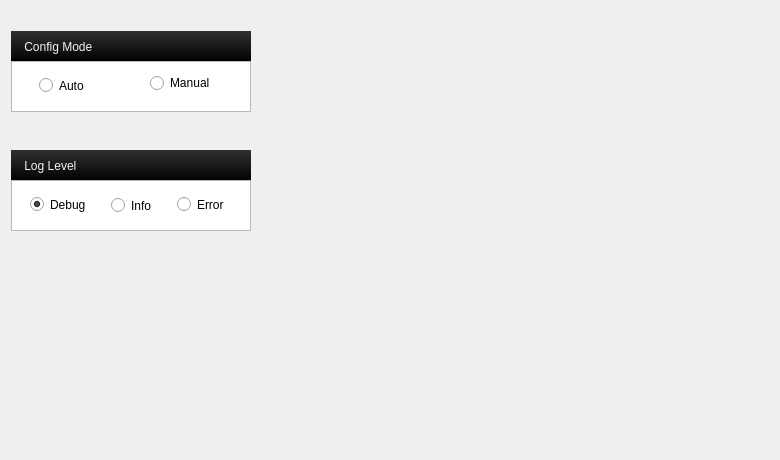
    <widget class="QWidget" name="configure">
     <attribute name="title">
      <string>    Settings   </string>
     </attribute>
     <widget class="QLabel" name="conf_bg">
      <property name="geometry">
       <rect>
        <x>0</x>
        <y>30</y>
        <width>771</width>
        <height>421</height>
       </rect>
      </property>
      <property name="styleSheet">
       <string notr="true"/>
      </property>
      <property name="text">
       <string/>
      </property>
     </widget>
     <widget class="QLabel" name="label_34">
      <property name="geometry">
       <rect>
        <x>11</x>
        <y>31</y>
        <width>240</width>
        <height>31</height>
       </rect>
      </property>
      <property name="styleSheet">
       <string notr="true">background-color: qlineargradient(spread:pad, x1:0, y1:0.029, x2:0, y2:1, stop:0 rgba(48, 48, 48, 255), stop:1 rgba(0, 0, 0, 255));
font: 75 10pt &quot;Trebuchet MS&quot;;
color:#f4f4f4;</string>
      </property>
      <property name="text">
       <string>    Config Mode</string>
      </property>
     </widget>
     <widget class="QListView" name="listView_2">
      <property name="geometry">
       <rect>
        <x>11</x>
        <y>61</y>
        <width>240</width>
        <height>51</height>
       </rect>
      </property>
     </widget>
     <widget class="QRadioButton" name="radioAuto">
      <property name="geometry">
       <rect>
        <x>39</x>
        <y>77</y>
        <width>82</width>
        <height>17</height>
       </rect>
      </property>
      <property name="styleSheet">
       <string notr="true">font: 8pt &quot;MS Shell Dlg 2&quot;;
</string>
      </property>
      <property name="text">
       <string>Auto</string>
      </property>
      <property name="checked">
       <bool>false</bool>
      </property>
     </widget>
     <widget class="QRadioButton" name="radioManual">
      <property name="geometry">
       <rect>
        <x>150</x>
        <y>73</y>
        <width>70</width>
        <height>20</height>
       </rect>
      </property>
      <property name="styleSheet">
       <string notr="true">font: 8pt &quot;MS Shell Dlg 2&quot;;</string>
      </property>
      <property name="text">
       <string>Manual</string>
      </property>
      <property name="checkable">
       <bool>false</bool>
      </property>
     </widget>
     <widget class="QLabel" name="label_35">
      <property name="geometry">
       <rect>
        <x>11</x>
        <y>150</y>
        <width>240</width>
        <height>31</height>
       </rect>
      </property>
      <property name="styleSheet">
       <string notr="true">background-color: qlineargradient(spread:pad, x1:0, y1:0.029, x2:0, y2:1, stop:0 rgba(48, 48, 48, 255), stop:1 rgba(0, 0, 0, 255));
font: 75 10pt &quot;Trebuchet MS&quot;;
color:#f4f4f4;</string>
      </property>
      <property name="text">
       <string>    Log Level</string>
      </property>
     </widget>
     <widget class="QListView" name="listView_3">
      <property name="geometry">
       <rect>
        <x>11</x>
        <y>180</y>
        <width>240</width>
        <height>51</height>
       </rect>
      </property>
     </widget>
     <widget class="QRadioButton" name="radioDebug">
      <property name="geometry">
       <rect>
        <x>30</x>
        <y>196</y>
        <width>82</width>
        <height>17</height>
       </rect>
      </property>
      <property name="styleSheet">
       <string notr="true">font: 8pt &quot;MS Shell Dlg 2&quot;;</string>
      </property>
      <property name="text">
       <string>Debug</string>
      </property>
      <property name="checked">
       <bool>true</bool>
      </property>
     </widget>
     <widget class="QRadioButton" name="radioInfo">
      <property name="geometry">
       <rect>
        <x>111</x>
        <y>197</y>
        <width>60</width>
        <height>17</height>
       </rect>
      </property>
      <property name="styleSheet">
       <string notr="true">font: 8pt &quot;MS Shell Dlg 2&quot;;</string>
      </property>
      <property name="text">
       <string>Info</string>
      </property>
     </widget>
     <widget class="QRadioButton" name="radioError">
      <property name="geometry">
       <rect>
        <x>177</x>
        <y>196</y>
        <width>60</width>
        <height>17</height>
       </rect>
      </property>
      <property name="styleSheet">
       <string notr="true">font: 8pt &quot;MS Shell Dlg 2&quot;;</string>
      </property>
      <property name="text">
       <string>Error</string>
      </property>
     </widget>
     <zorder>conf_bg</zorder>
     <zorder>label_34</zorder>
     <zorder>listView_2</zorder>
     <zorder>radioAuto</zorder>
     <zorder>radioManual</zorder>
     <zorder>label_35</zorder>
     <zorder>listView_3</zorder>
     <zorder>radioDebug</zorder>
     <zorder>radioError</zorder>
     <zorder>radioInfo</zorder>
    </widget>
